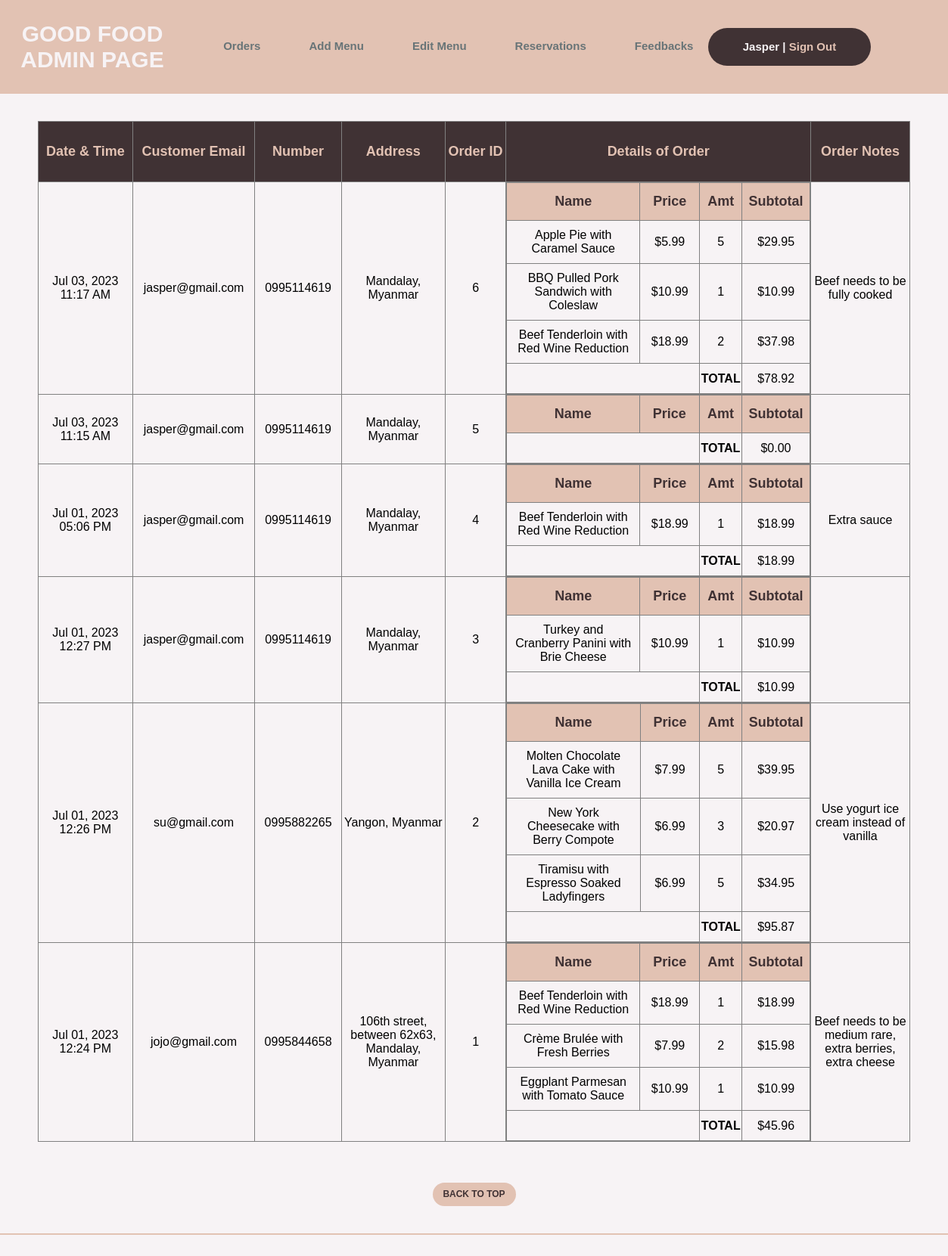
Page /GoodFood/AOrder.php (signed in) on the committed database.
### tables this page shows
CREATE TABLE `purchase` (
  `order_id` int(11) NOT NULL,
  `email` varchar(50) NOT NULL,
  `total` double NOT NULL,
  `date` datetime NOT NULL,
  `phone` varchar(20) NOT NULL,
  `address` varchar(80) NOT NULL,
  `note` varchar(100) NOT NULL
);

CREATE TABLE `purchase_detail` (
  `pdid` int(11) NOT NULL,
  `order_id` int(11) NOT NULL,
  `menu_id` int(11) NOT NULL,
  `quantity` int(11) NOT NULL
);

CREATE TABLE `menu` (
  `id` int(11) NOT NULL,
  `name` varchar(50) NOT NULL,
  `category` varchar(30) NOT NULL,
  `price` double NOT NULL,
  `pic` blob NOT NULL
);

### GoodFood/AOrder.php (the view, shortened to what this page needs)
<?php
if(!isset($_SESSION["sess_user"])){
 header("location:Home.php");
}
else {
?>
<html>
    <head>
        <link rel="stylesheet" type="text/css" href="design.css"/>
    </head>
    <body>
        <table id="main_table" class="exclude_style">
            <tr>
                <td>
                   <div class="logo">
                        <h2>GOOD FOOD ADMIN PAGE</h2>
                    </div>
                </td>
                <td>
                    <div class="navbar">
                        <a href="AOrder.php">Orders</a>
                        <a href="Add.php">Add Menu</a>
                        <a href="Edit.php">Edit Menu</a>
                        <a href="AReserve.php">Reservations</a>
                        <a href="AFeedback.php">Feedbacks</a>
                    </div>
                </td>
                    <td>
                    <div class="sign">
                    <p><?=ucwords($_SESSION['sess_user']);?> |
                    <a href="SignOut.php">Sign Out</a>
                    </p>
                    </div>
                </td>
            </tr>
        </table>
        <br><br>
    <center>
        <table border=1 style="border-collapse:collapse; font-family:Arial; font-weight:normal;">
            <thead style="height:80px; background:#403234; color:#E2C2B3;">
                <th>Date & Time</th>
                <th>Customer Email</th>
                <th style="width:130px;">Number</th>
                <th>Address</th>
                <th style="width:100px;">Order ID</th>
                <th style="width:450px;">Details of Order</th>
                <th>Order Notes</th>
            </thead>
            <tbody>
            <?php
            $host = "localhost";
            $user = "root";
            $password = "";
            $database = "goodfood";
            $conn = mysqli_connect($host,$user,$password,$database) or die("Could not connect to database");
            $sql = "SELECT * FROM purchase ORDER BY order_id DESC";
            $query = $conn->query($sql);
            while($row = $query->fetch_array())
            {
                ?>
                <tr>
                <td><?php echo date('M d, Y h:i A', strtotime($row['date'])) ?></td>
                <td><?php echo $row['email']; ?></td>
                <td><?php echo $row['phone']; ?></td>
                <td><?php echo $row['address']; ?></td>
                <td><?php echo $row['order_id']; ?></td>
                <td><?php include('AOrderDetail.php'); ?></td>
                <td><?php echo $row['note']; ?></td>
                </tr>
                <?php
            }?>
            </tbody>
        </table>
    </center>
        <br><br><br>
        <center>
            <a href="#Top" style="color: #403234; font-family: Arial; font-weight: bolder; text-decoration: none; font-size: 12px;
            display: inline-block; background-color: #E2C2B3; width: 110px; height: 23px; border-radius: 30px; padding-top: 8px;">
                BACK TO TOP
            </a>
        </center>
        <br><br>
        <hr style="border: 1px solid #E2C2B3;">
        <br><br>
    </body>
</html>
<?php
}
?>

### GoodFood/AOrderDetail.php
<div>
    <table border=1 style="width:100%; margin-left:0px; border-collapse:collapse; font-family:Arial; font-weight:normal;">
        <thead style="height:40px; background:#E2C2B3; color:#403234;">
            <th>Name</th>
            <th style="width:80px;">Price</th>
            <th style="width:55px;">Amt</th>
            <th style="width:90px;">Subtotal</th>
        </thead>
        <tbody>
        <?php
        $sql1="select * from purchase_detail left join menu on menu.id=purchase_detail.menu_id where order_id='".$row['order_id']."'";
        $query1=$conn->query($sql1);
        while($row1=$query1->fetch_array())
        {
        ?>
            <tr>
            <td style="padding:10px;"><?php echo $row1['name']; ?></td>
            <td>$<?php echo number_format($row1['price'], 2); ?></td>
            <td><?php echo $row1['quantity']; ?></td>
            <td>$<?php $subt = $row1['price']*$row1['quantity']; echo number_format($subt, 2); ?></td>
            </tr>
        <?php
        }
        ?>
            <tr style="height:40px;">
            <td colspan="2"></td>
            <td><b>TOTAL</b></td>
            <td>$<?php echo number_format($row['total'], 2); ?></td>
            </tr>
        </tbody>
    </table>
</div>

### GoodFood/design.css (style rules this page uses)
* { margin: 0; padding: 0; }
body { background-color: #F7F3F5; }
#main_table { width: 100%; height: 75px; background-color: #E2C2B3; }
.logo { color: #F7F3F5; font-family: Arial; font-size: 20px; padding-left: 20px; float: left; width: 200px; }
.navbar { width: 700px; height: 70px; margin-top: 50px; float: left; }
.navbar a { text-decoration: none; color: #687477; font-family: Arial; font-weight: bold; transition: 0.4s ease-in-out; margin-left: 60px; font-size: 15px; }
.sign { width: 215px; height: 50px; margin-right: 100px; float: right; background-color: #403234; border-radius: 30px; justify-content: center; align-items: center; list-style: none; }
.sign p { text-decoration: none; color: #F7F3F5; font-family: Arial; font-weight: bold; margin-top: 16px; font-size: 15px; }
.sign a { text-decoration: none; color: #E2C2B3; font-family: Arial; font-weight: bold; transition: 0.4s ease-in-out; font-size: 15px; }
table:not(.exclude_style) { margin-left: 50px; margin-right: 50px; }
table { font-family: Marcopolo; text-decoration-color: #403234; font-weight: bold; text-align: center; }
th { font-size: 18px; width: 180px; height: 50px; font-weight: bold; }

### rows in the picture
purchase: date "Jul 03, 2023 11:17 AM", email "jasper@gmail.com", phone "0995114619", address "Mandalay, Myanmar", order_id "6", total "78.92", note "Beef needs to be fully cooked"
purchase_detail: menu.name "Apple Pie with Caramel Sauce", menu.price "5.99", quantity "5", subt "29.95"
purchase_detail: menu.name "BBQ Pulled Pork Sandwich with Coleslaw", menu.price "10.99", quantity "1"
purchase_detail: menu.name "Beef Tenderloin with Red Wine Reduction", menu.price "18.99", quantity "2", subt "37.98"
purchase: date "Jul 03, 2023 11:15 AM", email "jasper@gmail.com", phone "0995114619", address "Mandalay, Myanmar", order_id "5", total "0.00"
purchase: date "Jul 01, 2023 05:06 PM", email "jasper@gmail.com", phone "0995114619", address "Mandalay, Myanmar", order_id "4", total "18.99", note "Extra sauce"
purchase_detail: menu.name "Beef Tenderloin with Red Wine Reduction", menu.price "18.99", quantity "1"
purchase: date "Jul 01, 2023 12:27 PM", email "jasper@gmail.com", phone "0995114619", address "Mandalay, Myanmar", order_id "3", total "10.99"
purchase_detail: menu.name "Turkey and Cranberry Panini with Brie Cheese", menu.price "10.99", quantity "1"
purchase: date "Jul 01, 2023 12:26 PM", email "su@gmail.com", phone "0995882265", address "Yangon, Myanmar", order_id "2", total "95.87", note "Use yogurt ice cream instead of vanilla"
purchase_detail: menu.name "Molten Chocolate Lava Cake with Vanilla Ice Cream", menu.price "7.99", quantity "5", subt "39.95"
purchase_detail: menu.name "New York Cheesecake with Berry Compote", menu.price "6.99", quantity "3", subt "20.97"
purchase_detail: menu.name "Tiramisu with Espresso Soaked Ladyfingers", menu.price "6.99", quantity "5", subt "34.95"
purchase: date "Jul 01, 2023 12:24 PM", email "jojo@gmail.com", phone "0995844658", address "106th street, between 62x63, Mandalay, Myanmar", order_id "1", total "45.96", note "Beef needs to be medium rare, extra berries, extra cheese"
purchase_detail: menu.name "Beef Tenderloin with Red Wine Reduction", menu.price "18.99", quantity "1"
purchase_detail: menu.name "Crème Brulée with Fresh Berries", menu.price "7.99", quantity "2", subt "15.98"
purchase_detail: menu.name "Eggplant Parmesan with Tomato Sauce", menu.price "10.99", quantity "1"

### other values in the picture
$_SESSION['sess_user'] "Jasper"
